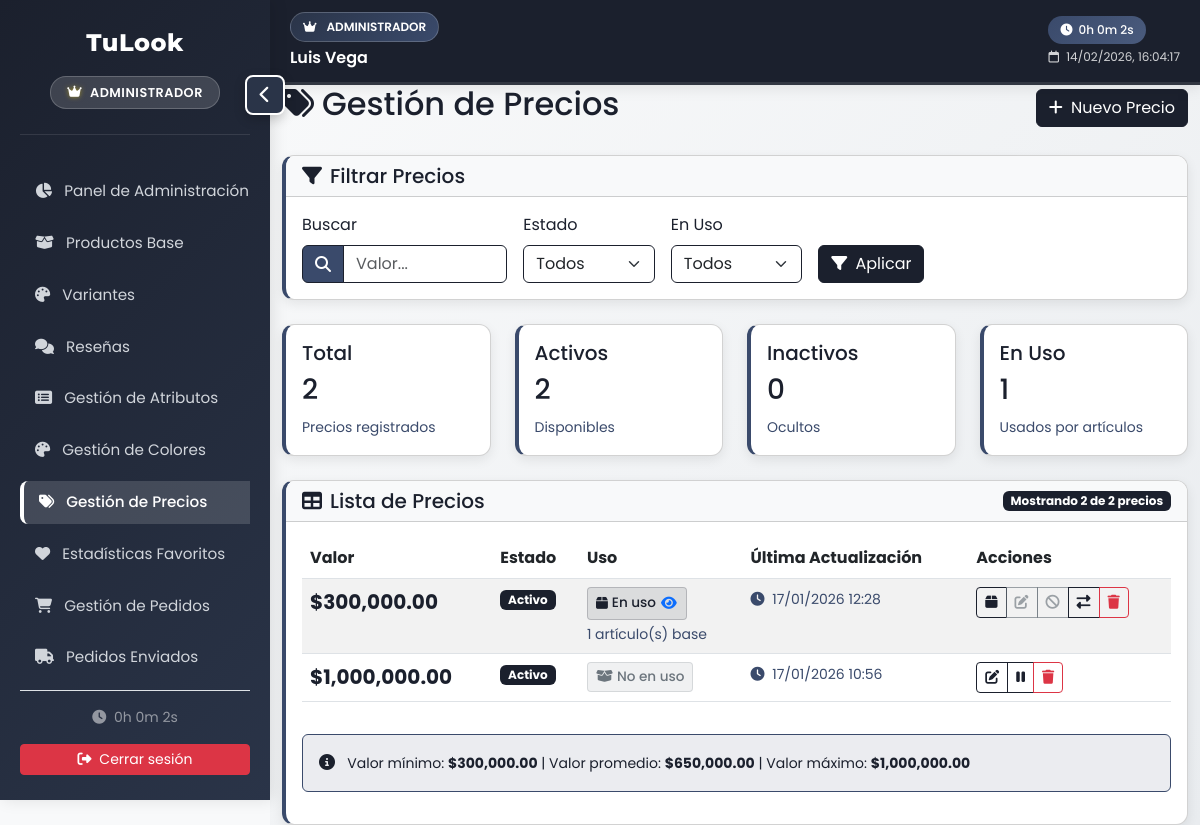
/?c=Precio&a=index&fresh=1 (signed in), run on the app's committed database.
### tables this page shows
CREATE TABLE `precio` (
  `ID_precio` int(11) NOT NULL,
  `Valor` decimal(10,2) NOT NULL,
  `FechaAct` datetime NOT NULL,
  `Activo` int(11) NOT NULL
);

### views/admin/precio/index.php (the view, shortened to what the rows shown need)
<link rel="stylesheet" href="<?= BASE_URL ?>assets/css/precio.css">
<div class="container-fluid">
    <div class="d-flex justify-content-between align-items-center mb-4">
        <h2 class="text-primary-dark"><i class="fas fa-tags me-2"></i>Gestión de Precios</h2>
    </div>
    <div class="card stats-card">
        <div class="card-body">
            <?php if (empty($precios) && (isset($modoBusqueda) && $modoBusqueda)): ?>
                <div class="text-center py-5 no-results">
                    <i class="fas fa-search fa-3x text-primary-light mb-3"></i>
                    <h5 class="text-primary-light">No se encontraron precios</h5>
                    <div class="mt-3">
                        <a href="<?= BASE_URL ?>?c=Precio&a=index" class="btn btn-primary me-2">
                            <i class="fas fa-list me-1"></i> Ver todos
                        </a>
                        <a href="<?= BASE_URL ?>?c=Precio&a=crear" class="btn btn-primary">
                            <i class="fas fa-plus me-1"></i> Crear precio
                        </a>
                    </div>
                </div>
            <?php else: ?>
                <div class="table-responsive">
                    <table class="table table-striped table-hover">
                        <thead class="table-primary-ligth">
                            <tr>
                                <th>Valor</th>
                                <th>Estado</th>
                                <th>Uso</th>
                                <th>Última Actualización</th>
                                <th>Acciones</th>
                            </tr>
                        </thead>
                        <tbody>
                            <?php foreach ($precios as $precio):
                                $enUso = $precio['en_uso'] ?? false;
                                $totalUso = $precio['total_uso'] ?? 0;
                            ?>
                                <tr class="hover-shadow-detalle">
                                    <td>
                                        <span class="fw-bold text-primary-dark fs-5">
                                            $<?= number_format($precio['Valor'], 2) ?>
                                        </span>
                                    </td>
                                    <td>
                                        <span class="badge <?= $precio['Activo'] ? 'bg-primary' : 'bg-secondary' ?>">
                                            <?= $precio['Activo'] ? 'Activo' : 'Inactivo' ?>
                                        </span>
                                    </td>
                                    <td>
                                        <?php if ($enUso): ?>
                                            <div class="uso-tag uso-si">
                                                <i class="fas fa-box me-1"></i>
                                                En uso
                                                <button class="btn btn-sm btn-link p-0 ms-1"
                                                        onclick="verProductosPrecio(<?= $precio['ID_precio'] ?>, '<?= number_format($precio['Valor'], 2) ?>')"
                                                        title="Ver artículos">
                                                    <i class="fas fa-eye"></i>
                                                </button>
                                            </div>
                                            <small class="d-block text-primary-light mt-1">
                                                <?= $totalUso ?> artículo(s) base
                                            </small>
                                        <?php else: ?>
                                            <div class="uso-tag uso-no">
                                                <i class="fas fa-box-open me-1"></i>
                                                No en uso
                                            </div>
                                        <?php endif; ?>
                                    </td>
                                    <td>
                                        <small class="text-primary-light">
                                            <i class="fas fa-clock me-1"></i>
                                            <?= date('d/m/Y H:i', strtotime($precio['FechaAct'])) ?>
                                        </small>
                                    </td>
                                    <td>
                                        <div class="btn-group btn-group-sm">
                                            <?php if ($enUso): ?>
                                                <button class="btn btn-outline-primary"
                                                        onclick="verProductosPrecio(<?= $precio['ID_precio'] ?>, '<?= number_format($precio['Valor'], 2) ?>')"
                                                        title="Ver artículos">
                                                    <i class="fas fa-box"></i>
                                                </button>
                                            <?php endif; ?>
                                            <?php if (!$enUso): ?>
                                                <a href="<?= BASE_URL ?>?c=Precio&a=editar&id=<?= $precio['ID_precio'] ?>"
                                                   class="btn btn-outline-primary" title="Editar">
                                                    <i class="fas fa-edit"></i>
                                                </a>
                                            <?php else: ?>
                                                <button class="btn btn-outline-secondary" disabled title="No se puede editar (en uso)">
                                                    <i class="fas fa-edit"></i>
                                                </button>
                                            <?php endif; ?>
                                            <?php if (!$enUso): ?>
                                                <?php if ($precio['Activo']): ?>
                                                    <a href="#"
                                                       class="btn btn-outline-primary" title="Desactivar"
                                                       onclick="confirmarCambiarEstado(event, '<?= number_format($precio['Valor'], 2) ?>', <?= $precio['ID_precio'] ?>, 0)">
                                                        <i class="fas fa-pause"></i>
                                                    </a>
                                                <?php endif; ?>
                                            <?php else: ?>
                                                <button class="btn btn-outline-secondary" disabled title="No se puede cambiar estado (en uso)">
                                                    <i class="fas fa-ban"></i>
                                                </button>
                                            <?php endif; ?>
                                            <?php if ($enUso && $precio['Activo']): ?>
                                                <button class="btn btn-outline-primary"
                                                        onclick="migrarPrecio(<?= $precio['ID_precio'] ?>, '<?= number_format($precio['Valor'], 2) ?>')"
                                                        title="Migrar artículos">
                                                    <i class="fas fa-exchange-alt"></i>
                                                </button>
                                            <?php endif; ?>
                                            <?php if (!$enUso): ?>
                                                <a href="#"
                                                   class="btn btn-outline-danger" title="Eliminar"
                                                   onclick="confirmarEliminarPrecio(event, '<?= number_format($precio['Valor'], 2) ?>', <?= $precio['ID_precio'] ?>)">
                                                    <i class="fas fa-trash"></i>
                                                </a>
                                            <?php else: ?>
                                                <button class="btn btn-outline-danger"
                                                        title="Migrar artículos y eliminar precio"
                                                        onclick="migrarYEliminarPrecio(<?= $precio['ID_precio'] ?>, '<?= number_format($precio['Valor'], 2) ?>')">
                                                    <i class="fas fa-trash"></i>
                                                </button>
                                            <?php endif; ?>
                                        </div>
                                    </td>
                                </tr>
                            <?php endforeach; ?>
                        </tbody>
                    </table>
                </div>
            <?php endif; ?>
        </div>
    </div>
</div>

### data on the page
precio: Valor "300,000.00", Activo "Activo", totalUso "1", FechaAct "17/01/2026 12:28"
precio: Valor "1,000,000.00", Activo "Activo", shows "No en uso", FechaAct "17/01/2026 10:56"

### other printed values
$_SESSION['Nombre_Completo'] "Luis Vega"
$estadisticas['total'] "2"
$estadisticas['activos'] "2"
$estadisticas['inactivos'] "0"
$estadisticas['en_uso'] "1"
count($precios) "2"
$estadisticas['valor_minimo'] "300,000.00"
$estadisticas['valor_promedio'] "650,000.00"
$estadisticas['valor_maximo'] "1,000,000.00"
